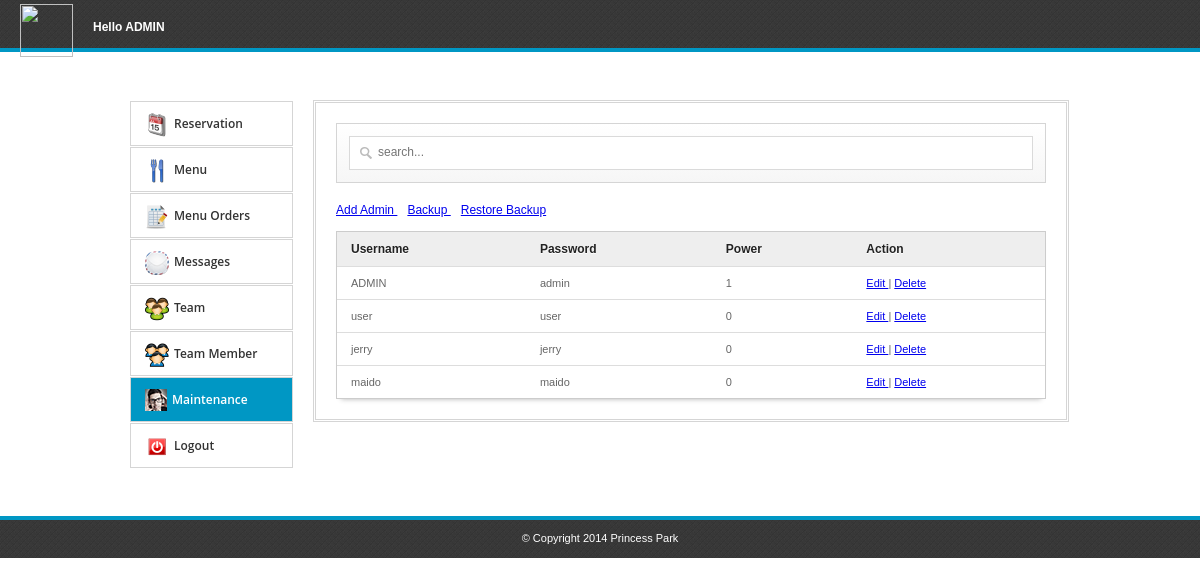
/admin/adminaccount.php (signed in), run on the app's committed database.
### tables this page shows
CREATE TABLE IF NOT EXISTS `user` (
  `id` int(11) NOT NULL AUTO_INCREMENT,
  `username` varchar(100) NOT NULL,
  `password` varchar(100) NOT NULL,
  `power` int(11) NOT NULL,
  PRIMARY KEY (`id`)
);

### admin/adminaccount.php (the view, shortened to what this page needs)
<html>
<head>
<link rel="stylesheet" href="admin.css">
<link href="src/facebox.css" media="screen" rel="stylesheet" type="text/css" />
</head>
<body>
	<div id="top">
		<div class="logo">
			<img src="../images/logo.png"> <span style="float:right; color:#FFFFFF; font-weight:bold; display: inline-block; padding: 20px 0 0 20px;">Hello <?php echo $_SESSION['USERNAME'] ?></span>
		</div>
	</div>
	<div class="container  clearfix">
		<div class="one-third1 column">
			<ul>
				<li><a href="index.php"><img alt="" src="img/home.png"><span>Reservation</span></a></li>
				<li><a href="menu.php"><img alt="" src="img/page.png"><span>Menu</span></a></li>
				<li><a href="menuorders.php"><img alt="" src="img/menuorder.png"><span>Menu Orders</span></a></li>
				<li><a href="suggestions.php"><img alt="" src="img/mesage.png"><span>Messages</span></a></li>
				<li><a href="team.php"><img alt="" src="img/team.png"><span>Team</span></a></li>
				<li><a href="teammember.php"><img alt="" src="img/user.png"><span>Team Member</span></a></li>
				<?php
				$jhjh=$_SESSION['POWER'];
				if($jhjh==1){
				?>
				<li class="active"><a href="adminaccount.php"><img alt="" src="img/userpic.png"><span>Maintenance</span></a></li>
				<?php
				}
				?>
				<li><a href="../index.php"><img alt="" src="img/logout.png"><span>Logout</span></a></li>
			</ul>
		</div>
		<div class="two-thirds1 column">
			<div class="thewraper">
			<div id="formdesign"><input type="text" name="filter" value="" id="filter" placeholder="search..." autocomplete="off" /></div>
			<a rel="facebox" href="addadmin.php"> Add Admin </a> &nbsp;&nbsp; <a href="backup/export.php"> Backup </a> &nbsp;&nbsp; <a href="backup/import.php"> Restore Backup </a><br><br>
			<table id="resultTable" data-responsive="table">
				<thead>
					<tr>
						<th> Username </th>
						<th> Password </th>
						<th> Power </th>
						<th> Action </th>
					</tr>
				</thead>
				<tbody>
						<?php
							include('../connect.php');
							$result = $db->prepare("SELECT * FROM user");
							$result->execute();
							for($i=0; $row = $result->fetch(); $i++){
						?>
						<tr class="record">
						<td><?php echo $row['username']; ?></td>
						<td><?php echo $row['password']; ?></td>
						<td><?php echo $row['power']; ?></td>
						<td><a rel="facebox" href="editteaccount.php?id=<?php echo $row['id']; ?>"> Edit </a> | <a href="#" id="<?php echo $row['id']; ?>" class="delbutton" title="Click To Delete">Delete</a></td>
						</tr>
						<?php
							}
						?>
				</tbody>
			</table>
			</div>
		</div>
	</div>
	<div id="footer">
		<div class="copyrights">&copy; Copyright 2014 Princess Park</div>
	</div>
</body>
</html>

### admin/admin.css (style rules this page uses)
* { -moz-transition: width 1s ease-in-out, left 1.5s ease-in-out; -webkit-transition: width 1s ease-in-out, left 1.5s ease-in-out; -moz-transition: width 1s ease-in-out, left 1.5s ease-in-out; -o-transition: width 1s ease-in-out, left 1.5s ease-in-out; transition: width 1s ease-in-out, left 1.5s ease-in-out; }
body { margin: 0; color: #555555; font-family: Arial,Helvetica,sans-serif; font-size: 12px; }
#top { border-bottom: 4px solid #0097C4; height: 48px; background: url("img/dark.png") repeat scroll 0 0 rgba(0, 0, 0, 0); margin-bottom: 48px; }
#footer { border-top: 4px solid #0097C4; height: 38px; background: url("img/dark.png") repeat scroll 0 0 rgba(0, 0, 0, 0); margin-top: 48px; }
.copyrights { display: block; width: 100%; text-align: center; padding-top: 12px; color: #FFFFFF; font-size: 11px; }
.logo { float: left; width: auto; margin-left: 20px; }
.logo img { width: 53px; margin-top: 4px; }
.one-third1 ul { height: auto; margin: 0; padding: 0; list-style: none outside none; }
.one-third1 ul li { margin-top: 1px; position: relative; line-height: 20px; }
.active { background: none repeat scroll 0 0 #0097C4; }
.active a { color: #ffffff !important; }
.one-third1 ul li a { border: 1px solid #D5D5D5; color: #333333; display: block; font-family: 'Open Sans',sans-serif; font-size: 12px; font-weight: 600; padding: 11px 14px; text-decoration: none; }
.one-third1 ul li a img { float: left; margin-right: 5px; }
.one-third1 ul li a span { display: block; white-space: nowrap; margin-top: 1px; }
#formdesign { background: linear-gradient(to bottom, #FFFFFF 0%, #F6F6F6 100%) repeat scroll 0 0 rgba(0, 0, 0, 0); border: 1px solid #D5D5D5; padding: 12px; position: relative; margin: 20px 0; }
#filter { -moz-box-sizing: border-box; background: url("img/big_search.png") no-repeat scroll 10px 10px #FFFFFF; box-shadow: none; display: block; font-size: 12px; height: 34px; margin: 0; padding: 9px 140px 9px 28px; width: 100%; border: 1px solid #DADADA; transition: border 0.2s linear 0s, box-shadow 0.2s linear 0s; padding-top: 6px; }
table { border-collapse: separate; background-color: #FFFFFF; border-spacing: 0; max-width: 100%; }
#resultTable { color: #666666; text-shadow: 0 1px 0 #FFFFFF; width: 100%; border: 1px solid #CCCCCC; box-shadow: 0 5px 5px -5px rgba(0, 0, 0, 0.3); }
#resultTable thead tr th { background: none repeat scroll 0 0 #EEEEEE; color: #222222; padding: 10px 14px; text-align: left; border-top: 0 none; font-size: 12px; }
#resultTable tbody tr td { background-color: #FFFFFF; font-size: 11px; text-align: left; padding: 10px 14px; border-top: 1px solid #DDDDDD; }
.container .column, .container .columns { float: left; display: inline; margin-left: 10px; margin-right: 10px; }
.container { position: relative; width: 960px; margin: 0 auto; padding: 0; }
.container .one-third1.column { width: 163px; }
.container .two-thirds1.column { width: 750px; border: double #D5D5D5; padding-bottom: 20px; }
.thewraper { margin: 0 20px; }
input { border: 1px solid #000000; width: 270px; padding: 5px; margin-bottom: 10px; }
.container:after { content: "\0020"; display: block; height: 0; clear: both; visibility: hidden; }
.clearfix:before, .clearfix:after, .row:before, .row:after { content: '\0020'; display: block; overflow: hidden; visibility: hidden; width: 0; height: 0; }
.row:after, .clearfix:after { clear: both; }
.row, .clearfix { zoom: 1; }

### data on the page
user: username "ADMIN", password "admin", power "1"
user: username "user", password "user", power "0"
user: username "jerry", password "jerry", power "0"
user: username "maido", password "maido", power "0"

### other printed values
$_SESSION['USERNAME'] "ADMIN"
